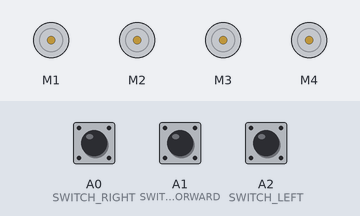
Simulated run of this sketch. Board: Arduino Uno, built with avr-gcc and run on an emulated ATmega328P. On the bench: 4 × DC motor (green arrow = forward, orange = backward, longer = faster). The inputs (shaded band) are chosen by the test bench; at power-on: A0 (SWITCH_RIGHT) HIGH, A1 (SWITCH_FORWARD) HIGH, A2 (SWITCH_LEFT) HIGH. What the sketch prints to the serial monitor is not drawn.

Above: at 1.2 s.
1.3 s: A0 (SWITCH_RIGHT) pulled LOW for 0.15 s
At 1.37 s:
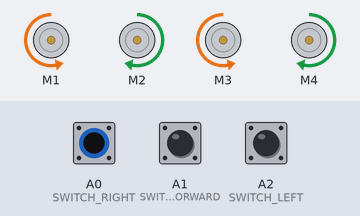
2.9 s: A1 (SWITCH_FORWARD) pulled LOW for 0.15 s
At 2.97 s:
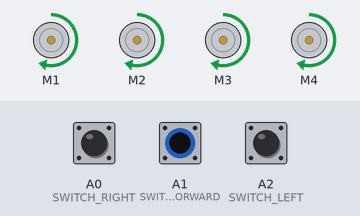
4.5 s: A2 (SWITCH_LEFT) pulled LOW for 0.15 s
At 4.57 s:
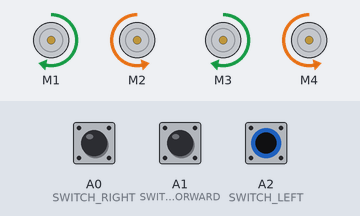
6.1 s: A0 (SWITCH_RIGHT) pulled LOW for 1 s
At 8.0 s:
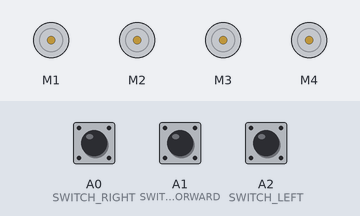
10.1 s: A2 (SWITCH_LEFT) pulled LOW for 1 s
At 10.9 s:
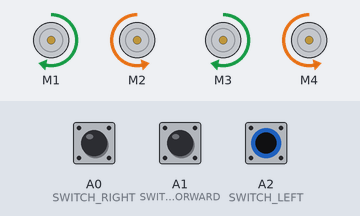
14.1 s: A0 (SWITCH_RIGHT) pulled LOW for 3.2 s
At 14.5 s:
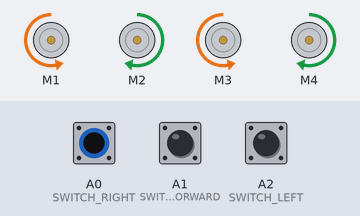
Timing chart, 0 to 18.8 s (numbered marks = the images above; inputs shaded):
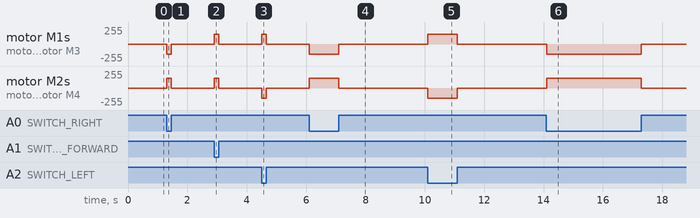

The sketch:

sketch.ino
```cpp
//slight modification of Anyav's code to allow for wokwi simulation
#include <AFMotor.h>
// In the wokwi interface, add Adafruit Motor Shield Library in the "Library Manager" tab to allow it to compile

#define SWITCH_RIGHT A0
#define SWITCH_FORWARD A1
#define SWITCH_LEFT A2

AF_DCMotor motor1(1);
AF_DCMotor motor2(2);
AF_DCMotor motor3(3);
AF_DCMotor motor4(4);

int activePin = 0;
int NORMAL_SPEED = 150;

void setup() {
  Serial.begin(115200); //standard high baud rate for instaneous response

  pinMode(SWITCH_RIGHT, INPUT_PULLUP);
  pinMode(SWITCH_FORWARD, INPUT_PULLUP);
  pinMode(SWITCH_LEFT, INPUT_PULLUP);

  motor1.setSpeed(NORMAL_SPEED);
  motor2.setSpeed(NORMAL_SPEED);
  motor3.setSpeed(NORMAL_SPEED);
  motor4.setSpeed(NORMAL_SPEED);
  motor1.run(RELEASE);
  motor2.run(RELEASE);
  motor3.run(RELEASE);
  motor4.run(RELEASE);
}

void loop() {

	bool right = (digitalRead(SWITCH_RIGHT) == LOW);
	bool forward = (digitalRead(SWITCH_FORWARD) == LOW);
	bool left = (digitalRead(SWITCH_LEFT) == LOW);
	int pressedCount = right + forward + left;

	if (pressedCount > 1) {
	  activePin = 0;  // ambiguous input — stop
	}
	else if (right) {
	  activePin = 1;
	}
	else if (forward) {
	  activePin = 2;
	}
	else if (left) {
	  activePin = 3;
	}
	else {
	  activePin = 0;
	}
  /*
  Depending on what the activePin is, activate the case.
  case 0: Stop the car, no pins are active
  case 1: SWITCH_RIGHT is active, turn right
  case 2: SWITCH_FORWARD is active, move forward
  case 3: SWITCH_LEFT is active, turn left
  */
  switch (activePin) {
    case 0:
      Serial.println("STOP"); //outputs text "STOP" when no buttons are pressed or more than one button is pressed
      motor1.run(RELEASE);
      motor2.run(RELEASE);
      motor3.run(RELEASE);
      motor4.run(RELEASE);
      break;
    case 1:
      Serial.println("RIGHT"); //outputs text "RIGHT" when car goes right
      motor1.run(BACKWARD);
      motor2.run(FORWARD);
      motor3.run(BACKWARD);
      motor4.run(FORWARD);
      break;
    case 2:
      Serial.println("FORWARD"); //outputs text "FORWARD" when car goes forward
      motor1.run(FORWARD);
      motor2.run(FORWARD);
      motor3.run(FORWARD);
      motor4.run(FORWARD);
      break;
    case 3:
      Serial.println("TURNING LEFT"); //outputs text "LEFT" when car goeds left
      motor1.run(FORWARD);
      motor2.run(BACKWARD);
      motor3.run(FORWARD);
      motor4.run(BACKWARD);
      break;
  }
 }
```

Measured:
- after the input at 1.3 s, motor M1, motor M3: stopped → backward 150/255 at once, → stopped 0.15 s later; motor M2, motor M4: stopped → forward 150/255 at once, → stopped 0.15 s later
- after the input at 2.9 s, motor M1–4: stopped → forward 150/255 at once, → stopped 0.15 s later
- after the input at 4.5 s, motor M1, motor M3: stopped → forward 150/255 at once, → stopped 0.15 s later; motor M2, motor M4: stopped → backward 150/255 at once, → stopped 0.15 s later
- after the input at 6.1 s, motor M1, motor M3: stopped → backward 150/255 at once, → stopped 1.0 s later; motor M2, motor M4: stopped → forward 150/255 at once, → stopped 1.0 s later
- after the input at 10.1 s, motor M1, motor M3: stopped → forward 150/255 at once, → stopped 1.0 s later; motor M2, motor M4: stopped → backward 150/255 at once, → stopped 1.0 s later
- after the input at 14.1 s, motor M1, motor M3: stopped → backward 150/255 at once, → stopped 3.2 s later; motor M2, motor M4: stopped → forward 150/255 at once, → stopped 3.2 s later
